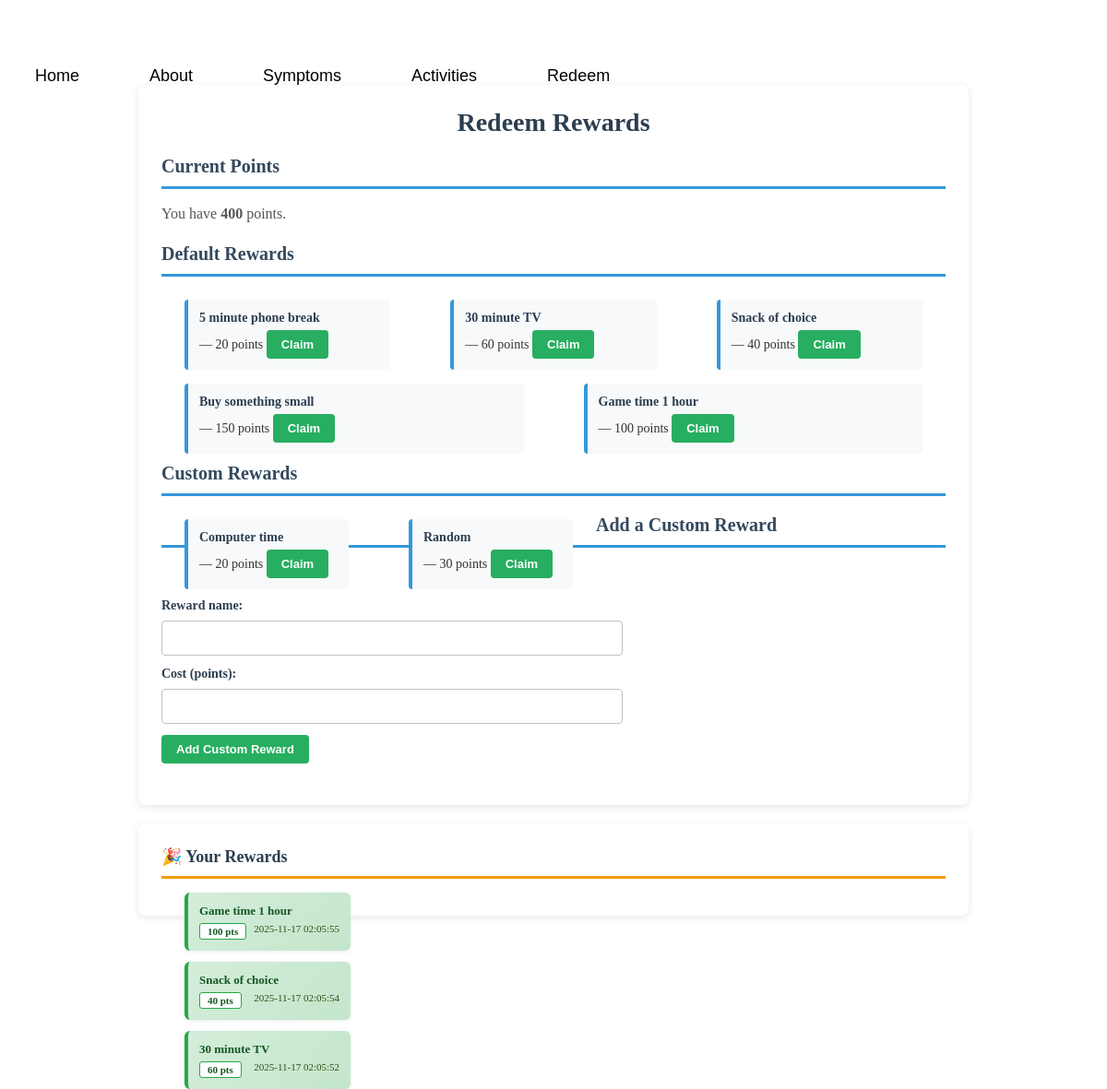
Page /redeem (signed in) on the committed database.
### tables this page shows
CREATE TABLE users (
            id INTEGER PRIMARY KEY AUTOINCREMENT,
            username TEXT UNIQUE,
            password TEXT
        , points INTEGER DEFAULT 0, role TEXT DEFAULT 'child', parent_username TEXT, email TEXT, reminders_enabled INTEGER DEFAULT 0, reminder_frequency TEXT DEFAULT 'weekly', email_verified INTEGER DEFAULT 0);

CREATE TABLE redemptions (
            id INTEGER PRIMARY KEY AUTOINCREMENT,
            username TEXT NOT NULL,
            reward_type TEXT NOT NULL,
            reward_id INTEGER NOT NULL,
            title TEXT NOT NULL,
            cost INTEGER NOT NULL,
            redeemed_at TEXT NOT NULL,
            FOREIGN KEY (username) REFERENCES users(username)
        );

CREATE TABLE custom_rewards (
            id INTEGER PRIMARY KEY AUTOINCREMENT,
            username TEXT NOT NULL,
            title TEXT NOT NULL,
            cost INTEGER NOT NULL
        );

### app.py (the view)
@app.route('/redeem', methods=['GET'])
def redeem():
    username = session.get('user')
    if not username:
        return redirect(url_for('home'))
    points = get_user_points(username)
    default_rewards = get_default_rewards_for_display(username)
    custom_rewards = get_custom_rewards_for_user(username)
    redeemed_rewards = get_redeemed_rewards(username)
    nearest_default = nearest_reward_info(default_rewards, username)
    nearest_custom = nearest_reward_info(custom_rewards, username)
    nearest = None
    if nearest_default and nearest_custom:
        if nearest_default['points_needed'] <= nearest_custom['points_needed']:
            nearest = ('default', nearest_default)
        else:
            nearest = ('custom', nearest_custom)
    elif nearest_default:
        nearest = ('default', nearest_default)
    elif nearest_custom:
        nearest = ('custom', nearest_custom)
    return render_template('redeem.html',
                           username=username,
                           points=points,
                           default_rewards=default_rewards,
                           custom_rewards=custom_rewards,
                           redeemed_rewards=redeemed_rewards,
                           nearest=nearest)

### app.py (called while the page is built)
def get_db_conn():
    conn = sqlite3.connect(DB_PATH)
    conn.row_factory = sqlite3.Row
    return conn

def get_user_points(username):
    conn = get_db_conn()
    c = conn.cursor()
    c.execute("SELECT points FROM users WHERE username = ?", (username,))
    row = c.fetchone()
    conn.close()
    return row['points'] if row and row['points'] is not None else 0

def get_default_rewards_for_display(username):
    points = get_user_points(username)
    rewards = []
    for rid, title, cost in DEFAULT_REWARDS:
        rewards.append({
            'id': rid,
            'title': title,
            'cost': cost,
            'claimable': points >= cost
        })
    return rewards

def get_custom_rewards_for_user(username):
    conn = get_db_conn()
    c = conn.cursor()
    c.execute("SELECT id, title, cost FROM custom_rewards WHERE username = ? ORDER BY cost ASC", (username,))
    rows = c.fetchall()
    conn.close()
    return [{'id': r['id'], 'title': r['title'], 'cost': r['cost'], 'claimable': get_user_points(username) >= r['cost']} for r in rows]

def get_redeemed_rewards(username):
    conn = get_db_conn()
    c = conn.cursor()
    c.execute("SELECT id, title, cost, redeemed_at FROM redemptions WHERE username = ? ORDER BY redeemed_at DESC LIMIT 10", (username,))
    rewards = [{'id': r['id'], 'title': r['title'], 'cost': r['cost'], 'redeemed_at': r['redeemed_at']} for r in c.fetchall()]
    conn.close()
    return rewards

def nearest_reward_info(rewards, username):
    points = get_user_points(username)
    non_claimable = [r for r in rewards if not r.get('claimable')]
    if not non_claimable:
        return None
    nearest = min(non_claimable, key=lambda r: r['cost'] - points)
    return {
        'reward': nearest,
        'points_needed': max(0, nearest['cost'] - points)
    }

### templates/redeem.html (shortened to what this page needs)
<!doctype html>
<html lang="en">
<head>
  <link rel="stylesheet" href="{{ url_for('static', filename='style.css') }}">
</head>
<body>
  <div class="menu">
    <ul>
      <li><a href="{{ url_for('home') }}">Home</a></li>
      <li><a href="{{ url_for('about') }}">About</a></li>
      <li><a href="{{ url_for('symptoms') }}">Symptoms</a></li>
      <li><a href="{{ url_for('activities') }}">Activities</a></li>
      <li><a href="{{ url_for('redeem') }}">Redeem</a></li>
    </ul>
  </div>
  <div class="redeem-wrapper">
    <div class="redeem-container">
      <div class="redeem-main">
        <h1>Redeem Rewards</h1>
        <section>
          <h2>Current Points</h2>
          <p>You have <strong>{{ points }}</strong> points.</p>
        </section>
        <section>
          <h2>Default Rewards</h2>
          <ul>
            {% for r in default_rewards %}
              <li>
                <span>
                  <strong>{{ r.title }}</strong> — {{ r.cost }} points
                </span>
                {% if r.claimable %}
                  <form style="display:inline" method="post" action="{{ url_for('redeem_default', reward_id=r.id) }}">
                    <button type="submit">Claim</button>
                  </form>
                {% else %}
                  <span style="color: #e74c3c; font-size: 13px;">Not enough points</span>
                {% endif %}
              </li>
            {% endfor %}
          </ul>
        </section>
        <section>
          <h2>Custom Rewards</h2>
          <ul>
            {% if custom_rewards %}
              {% for r in custom_rewards %}
                <li>
                  <span>
                    <strong>{{ r.title }}</strong> — {{ r.cost }} points
                  </span>
                  {% if r.claimable %}
                    <form style="display:inline" method="post" action="{{ url_for('redeem_custom', reward_id=r.id) }}">
                      <button type="submit">Claim</button>
                    </form>
                  {% else %}
                    <span style="color: #e74c3c; font-size: 13px;">Not enough points</span>
                  {% endif %}
                </li>
              {% endfor %}
            {% else %}
              <li>No custom rewards yet.</li>
            {% endif %}
          </ul>
        </section>
        <section>
          <h2>Add a Custom Reward</h2>
          <form method="post" action="{{ url_for('add_custom_reward') }}">
            <label>Reward name:</label>
            <input type="text" name="title" required />
            <label>Cost (points):</label>
            <input type="number" name="cost" required min="1" />
            <button type="submit">Add Custom Reward</button>
          </form>
        </section>
      </div>
    </div>
    <aside class="redeem-sidebar">
      <h3>🎉 Your Rewards</h3>
      {% if redeemed_rewards %}
        <ul class="redeemed-list">
          {% for reward in redeemed_rewards %}
          <li class="redeemed-item">
            <span class="redeemed-title">{{ reward.title }}</span>
            <div class="redeemed-info">
              <span class="redeemed-points">{{ reward.cost }} pts</span>
              <span>{{ reward.redeemed_at }}</span>
            </div>
          </li>
          {% endfor %}
        </ul>
      {% else %}
        <p class="no-redeemed">No rewards claimed yet.<br/>Start earning points!</p>
      {% endif %}
    </aside>
  </div>
</body>
</html>

### static/style.css (style rules this page uses)
* { margin:0; padding: 0; }
ul { float: left; display: flex; justify-content: center; align-items: center; list-style: none; }
ul li { margin: 0 25px; font-size: 14px; }
ul li a { text-decoration: none; color: black; font-size: 18px; font-family: Arial, Helvetica, sans-serif; padding: 6px 13px; border-radius: 3px; transition: .4s; }

### templates/redeem.html (style rules this page uses)
body { padding-top: 72px; margin: 0; }
.redeem-wrapper { max-width: 900px; margin: 20px auto; padding: 0 20px; }
.redeem-container { background: white; border-radius: 8px; padding: 25px; box-shadow: 0 2px 8px rgba(0,0,0,0.1); margin-bottom: 20px; }
.redeem-main { width: 100%; }
.redeem-main h1 { color: #2c3e50; font-size: 28px; margin: 0 0 20px 0; text-align: center; }
.redeem-main h2 { color: #34495e; font-size: 20px; margin: 20px 0 15px 0; border-bottom: 3px solid #3498db; padding-bottom: 10px; }
.redeem-main section { margin-bottom: 20px; }
.redeem-main p { color: #555; margin: 10px 0; line-height: 1.5; }
.redeem-main ul { list-style: none; padding: 0; margin: 10px 0; display: flex; flex-wrap: wrap; gap: 15px; }
.redeem-main li { flex: 1; min-width: 150px; padding: 12px; background: #f8f9fa; border-left: 4px solid #3498db; border-radius: 4px; color: #333; font-size: 14px; }
.redeem-main li strong { color: #2c3e50; display: block; margin-bottom: 5px; }
.redeem-main button { background: #27ae60; color: white; border: none; padding: 8px 16px; border-radius: 4px; cursor: pointer; font-weight: bold; transition: background 0.3s; font-size: 13px; }
.redeem-main form { margin-top: 15px; max-width: 500px; }
.redeem-main label { display: block; margin-bottom: 8px; color: #2c3e50; font-weight: bold; font-size: 14px; }
.redeem-main input[type="text"], .redeem-main input[type="number"] { width: 100%; padding: 10px; margin-bottom: 12px; border: 1px solid #bdc3c7; border-radius: 4px; box-sizing: border-box; font-size: 14px; }
.redeem-sidebar { background: white; border-radius: 8px; padding: 25px; box-shadow: 0 2px 8px rgba(0,0,0,0.1); }
.redeem-sidebar h3 { margin-top: 0; font-size: 18px; color: #2c3e50; border-bottom: 3px solid #f39c12; padding-bottom: 10px; margin-bottom: 15px; }
.redeemed-list { list-style: none; padding: 0; margin: 0; display: grid; grid-template-columns: repeat(auto-fill, minmax(200px, 1fr)); gap: 12px; }
.redeemed-item { padding: 12px; background: linear-gradient(135deg, #d4edda 0%, #c3e6cb 100%); border-left: 4px solid #28a745; border-radius: 6px; box-shadow: 0 1px 4px rgba(0,0,0,0.08); font-size: 13px; }
.redeemed-title { font-weight: bold; color: #155724; display: block; margin-bottom: 5px; }
.redeemed-info { font-size: 11px; color: #2d5016; display: flex; justify-content: space-between; gap: 8px; }
.redeemed-points { background: white; color: #155724; padding: 2px 8px; border-radius: 3px; font-weight: bold; border: 1px solid #28a745; }

### rows in the picture
users: points "400"
redemptions: title "30 minute TV", cost "60", redeemed_at "2025-11-17 02:05:52"
redemptions: title "Snack of choice", cost "40", redeemed_at "2025-11-17 02:05:54"
redemptions: title "Game time 1 hour", cost "100", redeemed_at "2025-11-17 02:05:55"
custom_rewards: title "Computer time", cost "20"
custom_rewards: title "Random", cost "30"

### other values in the picture
{{ r.title }} "5 minute phone break" "Buy something small"
{{ r.cost }} "20" "150"
